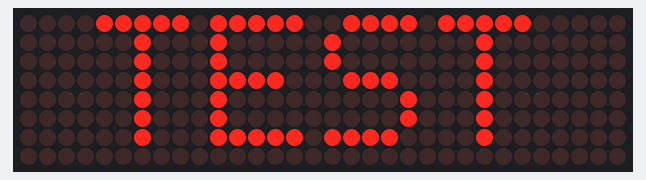
A program run on a simulated ESP32. Shown: 32×8 LED matrix. What the program prints to the serial monitor is not drawn.

Above: at 1.6 s.

The program:

main.cpp
```cpp
#include <MD_Parola.h>
#include <MD_MAX72xx.h>
#include <SPI.h>

// Try PAROLA_HW instead - often fixes display corruption
#define HARDWARE_TYPE MD_MAX72XX::PAROLA_HW
#define MAX_DEVICES 4

const int DATA_PIN  = 23; // DIN
const int CS_PIN    = 5;  // CS
const int CLK_PIN   = 18; // CLK

MD_Parola myDisplay = MD_Parola(HARDWARE_TYPE, DATA_PIN, CLK_PIN, CS_PIN, MAX_DEVICES);

void setup() {
  Serial.begin(115200);
  delay(1000);
  Serial.println("\nMAX7219 LED Matrix - PAROLA_HW Test");

  myDisplay.begin();

  // Reverse all devices to fix byte order
  for (uint8_t i = 0; i < MAX_DEVICES; i++) {
    myDisplay.setFont(i, NULL);
  }

  myDisplay.setIntensity(10);
  myDisplay.displayClear();
  delay(500);

  Serial.println("Display ready!");
  myDisplay.displayText("TEST", PA_CENTER, 50, 1000, PA_PRINT, PA_PRINT);
}

void loop() {
  if (myDisplay.displayAnimate()) {
    myDisplay.displayReset();
  }
}
```

Measured:
- what the display in image 0 shows lasts 1.0 s, from 1.5 s to 2.5 s
